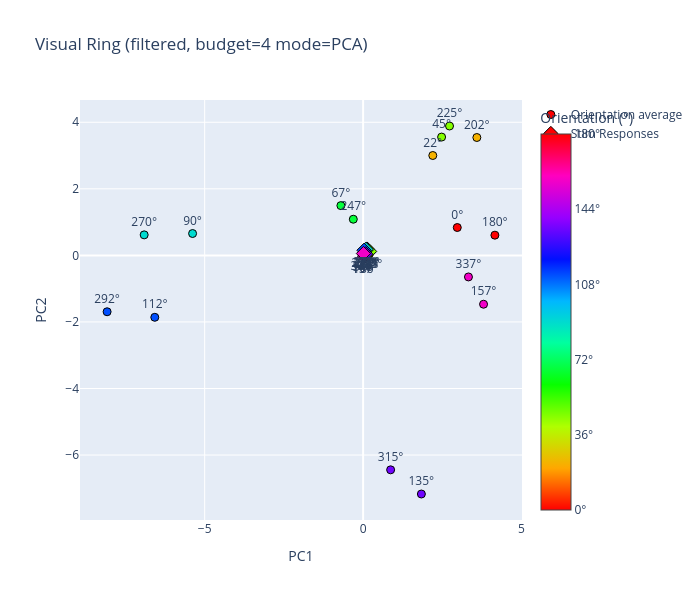

Notebook code cell kept with this figure:
### Code cell
neurons_to_remove = flagged
# recompute visual rings and stim response overlaps without the flagged neurons

visual_rings_filtered = np.delete(avg_vis_responses_2, neurons_to_remove, axis=1)
stim_resp_filtered = np.delete(stim_resp, neurons_to_remove, axis=1)

# Build a 3-axis QR projection [CIS, PC1, PC2] of the filtered visual responses.
# The first axis (CIS = population mean direction) absorbs the overall offset, so
# subtracting mean_filt before projecting (same convention as build_projection's
# own (X - mean_vec) @ proj) puts both visual and stim points in the same
# mean-centered frame -- so stim and visual become comparable.
proj_filt, coords_filt, mean_filt = build_projection(visual_rings_filtered.sum(axis=-1),
                                          mode="pca", include_cis=True)   # (n_neurons, 3)
fig = plot_ring(coords_filt[:, 1:], visual_orientation_degs2,             # drop CIS -> PC1/PC2 ring
                f'Visual Ring (filtered, budget={corr_budget} mode={corr_mode.upper()})',
                ['PC1', 'PC2'])

# Stim responses projected through the SAME 3-axis basis, mean-subtracted the
# same way as the visual ring coords, keeping PC1/PC2 only.
# (i is 0-indexed, so stim_pts[i] lines up with visual_orientation_degs2[i])
stim_pts = []
for i, ori_deg in enumerate(visual_orientation_degs2):
    proj_stim = (stim_resp_filtered[i, :] - mean_filt) @ proj_filt   # (1,3) -> [CIS, PC1, PC2]
    stim_pts.append(proj_stim[0, 1:])                                # keep PC1/PC2
stim_pts = np.array(stim_pts)

# Diamonds, colored by orientation with the SAME doubled-angle HSV mapping the
# visual ring uses -> matching orientation = matching color, so each stim diamond
# can be compared against its same-colored visual circle.
stim_doubled = (np.array(visual_orientation_degs2) * 2) % 360
fig.add_scatter(
    x=stim_pts[:, 0], y=stim_pts[:, 1],
    mode='markers+text', name='Stim Responses',
    text=[f'{int(o)}°' for o in visual_orientation_degs2], textposition='bottom center',
    marker=dict(symbol='diamond', size=11, color=stim_doubled, colorscale='HSV',
                cmin=0, cmax=360, line=dict(color='black', width=1)),
)

fig.show()

### Figure 1 — Plotly figure (JSON) as saved in the notebook; plotly's stock layout.template omitted (floating-point values rounded to 4 significant figures)
{"data": [{"marker": {"cmax": 360, "cmin": 0, "color": [0, 45, 90, 135, 180, 225, 270, 315, 0, 45, 90, 135, 180, 225, 270, 315], "colorbar": {"ticktext": ["0°", "36°", "72°", "108°", "144°", "180°"], "tickvals": [0, 72, 144, 216, 288, 360], "title": {"text": "Orientation (°)"}}, "colorscale": [[0, "#ff0000"], [0.1111, "#ffa700"], [0.2222, "#afff00"], [0.3333, "#08ff00"], [0.4444, "#00ff9f"], [0.5556, "#00b7ff"], [0.6667, "#0010ff"], [0.7778, "#9700ff"], [0.8889, "#ff00bf"], [1, "#ff0000"]], "line": {"color": "black", "width": 1}, "size": 8}, "mode": "markers+text", "name": "Orientation average", "text": ["0°", "22°", "45°", "67°", "90°", "112°", "135°", "157°", "180°", "202°", "225°", "247°", "270°", "292°", "315°", "337°"], "textposition": "top center", "type": "scatter", "x": [2.972, 2.199, 2.477, -0.7015, -5.382, -6.575, 1.839, 3.801, 4.159, 3.589, 2.727, -0.3095, -6.91, -8.08, 0.8687, 3.325], "y": [0.8373, 3.001, 3.555, 1.495, 0.6565, -1.861, -7.171, -1.468, 0.6077, 3.542, 3.888, 1.087, 0.6167, -1.694, -6.444, -0.648]}, {"marker": {"cmax": 360, "cmin": 0, "color": [0, 45, 90, 135, 180, 225, 270, 315, 0, 45, 90, 135, 180, 225, 270, 315], "colorscale": [[0, "#ff0000"], [0.1111, "#ffa700"], [0.2222, "#afff00"], [0.3333, "#08ff00"], [0.4444, "#00ff9f"], [0.5556, "#00b7ff"], [0.6667, "#0010ff"], [0.7778, "#9700ff"], [0.8889, "#ff00bf"], [1, "#ff0000"]], "line": {"color": "black", "width": 1}, "size": 11, "symbol": "diamond"}, "mode": "markers+text", "name": "Stim Responses", "text": ["0°", "22°", "45°", "67°", "90°", "112°", "135°", "157°", "180°", "202°", "225°", "247°", "270°", "292°", "315°", "337°"], "textposition": "bottom center", "type": "scatter", "x": [0.06658, 0.1484, 0.1418, 0.1002, 0.1281, 0.1272, 0.05718, 0.05146, 0.08833, 0.1071, 0.2037, 0.08373, 0.08913, 0.02896, 0.0801, 0.01147], "y": [-0.002253, 0.1095, 0.109, 0.1716, 0.1886, 0.1825, 0.07016, -0.02652, -0.01041, 0.1199, 0.1187, 0.1487, 0.181, 0.1531, 0.04435, 0.05574]}], "layout": {"height": 600, "title": {"text": "Visual Ring (filtered, budget=4 mode=PCA)"}, "width": 700, "xaxis": {"title": {"text": "PC1"}}, "yaxis": {"title": {"text": "PC2"}}}}
